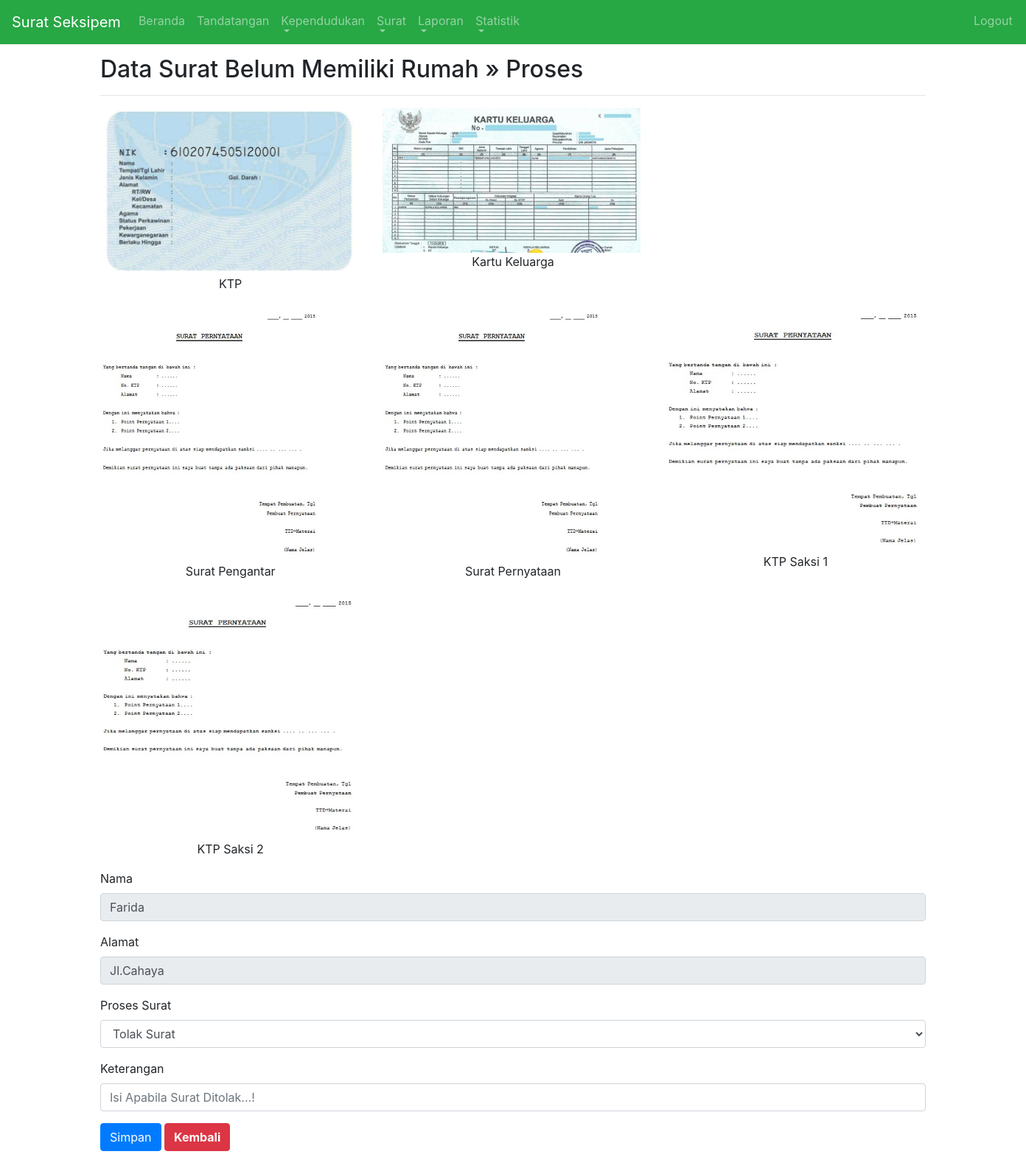
The app's page /surat_belum_memiliki_rumah_edit.php?id=2 (signed in) with its own data.
### tables this page shows
CREATE TABLE IF NOT EXISTS `surat_belum_memiliki_rumah` (
  `id` int(11) NOT NULL AUTO_INCREMENT,
  `no_surat` varchar(255) NOT NULL,
  `nama` varchar(80) NOT NULL,
  `nik` varchar(255) NOT NULL,
  `tgl_lhr` varchar(80) NOT NULL,
  `tempat_lhr` varchar(70) NOT NULL,
  `jk` varchar(30) NOT NULL,
  `status` varchar(40) NOT NULL,
  `negara` varchar(50) NOT NULL,
  `agama` varchar(50) NOT NULL,
  `pekerjaan` varchar(50) NOT NULL,
  `alamat` text NOT NULL,
  `rt_rw` varchar(50) NOT NULL,
  `keperluan` text NOT NULL,
  `tgl_surat` date DEFAULT NULL,
  `s_pengantar` varchar(255) DEFAULT NULL,
  `s_ktp` varchar(255) DEFAULT NULL,
  `s_kk` varchar(255) DEFAULT NULL,
  `ktp_saksi1` varchar(255) DEFAULT NULL,
  `ktp_saksi2` varchar(255) DEFAULT NULL,
  `s_pernyataan` varchar(255) DEFAULT NULL,
  `status_surat` varchar(255) DEFAULT NULL,
  `ket_surat` varchar(255) DEFAULT NULL,
  PRIMARY KEY (`id`),
  KEY `surat_belum_memiliki_rumah_ibfk_1` (`nik`)
);

### surat_belum_memiliki_rumah_edit.php (the view, shortened to what this page needs)
<?php
if($_SESSION['level']=="" || $_SESSION['level']=="rakyat"){
	header("location:login.php");
}else {
include ('header.php');
?>
<?php
	$id = $_GET ['id'];
	$sql = mysqli_query($koneksi, "SELECT * FROM surat_belum_memiliki_rumah WHERE id='$id'");
	if (mysqli_num_rows($sql)==0) {
	?>
		<div class="alert alert-danger alert-dismissable"><button type="button" class="close" data-dismiss="alert" aria-hidden="true">&times;</button>Surat Tidak Ada..!</div>
	<?php
	}else{
		$row = mysqli_fetch_assoc($sql);
	}
		?>
		<h2>Data Surat Belum Memiliki Rumah &raquo; Proses</h2>
		<hr />
		<form class="form-horizontal" action="" method="post">
			<div class="row">
				<div class="col-md-4">
					<img src="img/<?php echo $row['s_ktp']?>" alt="" width="350">
					<p style="text-align:center;">KTP</p>
				</div>
				<div class="col-md-4">
					<img src="img/<?php echo $row['s_kk']?>" alt="" width="350">
					<p style="text-align:center;">Kartu Keluarga</p>
				</div>
			</div>
			<div class="row">
				<div class="col-md-4">
					<img src="img/<?php echo $row['s_pengantar']?>" alt="" width="300" height="350">
					<p style="text-align:center;">Surat Pengantar</p>
				</div>
				<div class="col-md-4">
					<img src="img/<?php echo $row['s_pernyataan']?>" alt="" width="300" height="350">
					<p style="text-align:center;">Surat Pernyataan</p>
				</div>
				<div class="col-md-4">
					<img src="img/<?php echo $row['ktp_saksi1']?>" alt="" width="350">
					<p style="text-align:center;">KTP Saksi 1</p>
				</div>
				<div class="col-md-4">
					<img src="img/<?php echo $row['ktp_saksi2']?>" alt="" width="350">
					<p style="text-align:center;">KTP Saksi 2</p>
				</div>
			</div>
  <div class="row">
    <div class="col">
	<div class="form-group">
		<label class=" control-label">Nama</label>
		<input type="text" name="nama" value="<?php echo $row['nama'] ?>" class="form-control"
					placeholder="Nama" disabled>
			</div>
			<div class="form-group">
				<label class="control-label">Alamat</label>
				<input type="text" name="alamat" value="<?php echo $row['alamat'] ?>" class="form-control" placeholder="Alamat" disabled></required>
			</div>
			<div class="form-group">
				<label class=" control-label">Proses Surat</label>
					<select name="status_surat" class="form-control">
						<option value="ditolak"> Tolak Surat</option>
					</select>
			</div>
			<div class="form-group">
				<label class="control-label">Keterangan</label>
				<input type="text" name="ket_surat" value="" class="form-control" placeholder="Isi Apabila Surat Ditolak...!"></required>
			</div>
			<div class="form-group">
				<button type="submit" name="add" class="btn
				btn-primary" value="Simpan">Simpan</button>
				<a class="btn btn-danger" href="surat_belum_memiliki_rumah.php">Kembali</a>
		</div>
  </div>
</form>
<?php include "footer.php"; }?>

### css/site.css (style rules this page uses)
.form-group { margin-bottom: 15px; }
.form-group a { font-weight:bold; }

### records on screen
surat_belum_memiliki_rumah: s_ktp (picture), s_kk (picture), s_pengantar (picture), s_pernyataan (picture), ktp_saksi1 (picture), ktp_saksi2 (picture), nama "Farida", alamat "Jl.Cahaya"
